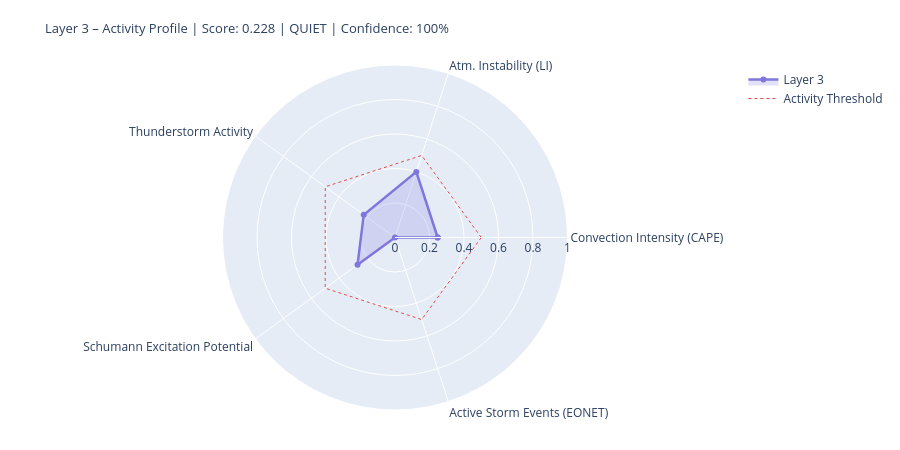

This figure's notebook cell:
### Markdown cell above
---
## 4. State Assessment & Handoff to Layer 4/5

### Code cell
# ============================================================
# LAYER-3-SCORE
# Five dynamic components
# ============================================================

def norm(v, lo, hi):
    if v is None or (isinstance(v, float) and math.isnan(v)): return None
    return round(max(0.0, min(1.0, (v - lo) / (hi - lo))), 4)

# --- 1) Convection intensity (global CAPE mean) ---
cape_mean = df_atm['cape'].dropna().mean() if not df_atm.empty else None
conv_score = norm(cape_mean, 0, 3000)
conv_src   = 'primary' if cape_mean is not None else 'missing'

# --- 2) Atmospheric instability (LI mean) ---
li_mean   = df_atm['li'].dropna().mean() if not df_atm.empty else None
# Negative LI = unstable → higher score
instab_score = norm(-li_mean if li_mean is not None else None, -6, 6)
instab_src   = 'primary' if li_mean is not None else 'missing'

# --- 3) Thunderstorm activity (mean thunder score + WMO count) ---
thunder_mean = df_atm['thunder_score'].mean() if not df_atm.empty else None
n_thunder    = int(df_atm['thunderstorm'].sum()) if not df_atm.empty else 0
thunder_score_val = norm(
    (thunder_mean or 0) * 0.7 + n_thunder * 0.1, 0, 1.0
) if thunder_mean is not None else None
thunder_src = 'primary'

# --- 4) Schumann excitation potential (weighted Schumann contribution) ---
schumann_pot = df_atm['schumann_contribution'].mean() if not df_atm.empty else None
# Boosted by Layer-2 thunderstorm trigger
if schumann_pot is not None and l2_thunder:
    schumann_pot = min(1.0, schumann_pot * 1.2)
schumann_score = norm(schumann_pot, 0, 1.0) if schumann_pot is not None else None
schumann_src   = 'derived'

# --- 5) Storm activity (NASA EONET) ---
# Distinction: None = data not loaded, 0.0 = loaded but no events
storm_score = None
storm_src   = 'missing'
if raw.get('storms') is not None:          # API reached successfully
    storm_score = norm(len(storm_events), 0, 30) if storm_events else 0.0
    storm_src   = 'primary'

# X-Ray and Kp: context only, not in dynamic score
# (X-Ray = Layer-0/4 driver; Kp = geomagnetic index, not a lightning proxy)
xray_context = None
if raw.get('xray'):
    df_xc = pd.DataFrame(raw['xray'])
    fc = next((c for c in df_xc.columns
               if any(k in c.lower() for k in ['flux','long']) and 'time' not in c.lower()),
              df_xc.columns[1])
    df_xc[fc] = pd.to_numeric(df_xc[fc], errors='coerce')
    xray_last = df_xc[fc].dropna().iloc[-1] if not df_xc[fc].dropna().empty else None
    if xray_last:
        xray_class = ('X' if xray_last>=1e-4 else 'M' if xray_last>=1e-5
                      else 'C' if xray_last>=1e-6 else 'B')
        xray_context = {'flux': float(xray_last), 'class': xray_class}
        print(f'X-Ray context: {xray_class}-class ({xray_last:.2e} W/m²)')

# --- Aggregate ---
COMPONENTS = {
    'Convection Intensity (CAPE)':  {'score': conv_score,       'source': conv_src,    'dynamic': True},
    'Atm. Instability (LI)':         {'score': instab_score,     'source': instab_src,  'dynamic': True},
    'Thunderstorm Activity':              {'score': thunder_score_val, 'source': thunder_src, 'dynamic': True},
    'Schumann Excitation Potential':   {'score': schumann_score,   'source': schumann_src,'dynamic': True},
    'Active Storm Events (EONET)': {'score': storm_score,      'source': storm_src,   'dynamic': True},
}

available   = {k: v['score'] for k, v in COMPONENTS.items() if v['score'] is not None}
unavailable = [k for k, v in COMPONENTS.items() if v['score'] is None]
layer3_score = round(sum(available.values()) / len(available), 4) if available else None
confidence   = round(len(available) / len(COMPONENTS), 2)
level = ('unknown' if layer3_score is None
         else 'quiet'   if layer3_score < 0.3
         else 'moderate' if layer3_score < 0.6
         else 'active')
dominant_l3 = max(available, key=available.get) if available else 'none'

# --- Ausgabe ---
W = 68
print('=' * W)
print('LAYER 3 – ATMOSPHERE / WEATHER / THUNDERSTORMS – STATE ASSESSMENT')
print('=' * W)
for name, comp in COMPONENTS.items():
    s = comp['score']
    if s is not None:
        bar = '█' * int(s * 20) + '░' * (20 - int(s * 20))
        print(f'  {name:<36} {bar}  {s:.3f}  [{comp["source"]}]')
    else:
        print(f'  {name:<36} {"─" * 20}  n/a   [missing]')
print('-' * W)
print(f'  Score:        {layer3_score:.3f}  ({len(available)}/{len(COMPONENTS)} components)')
print(f'  Confidence:   {confidence:.0%}')
print(f'  Level:        {level.upper()}')
print(f'  Dominant:     {dominant_l3}')
print(f'  CAPE mean:    {cape_mean:.0f} J/kg' if cape_mean else '  CAPE mean:    n/a')
print(f'  LI mean:      {li_mean:.1f} K' if li_mean is not None else '  LI mean:      n/a')
print(f'  Thunderstorms:{n_thunder} points (WMO)  +  {len(storm_events)} NASA EONET')
print('=' * W)

# Radar
cats   = list(available.keys())
vals_r = list(available.values())
if len(cats) >= 3:
    fig = go.Figure()
    fig.add_trace(go.Scatterpolar(
        r=vals_r + [vals_r[0]], theta=cats + [cats[0]],
        fill='toself', fillcolor='rgba(127,119,221,0.22)',
        line=dict(color='#7F77DD', width=2.5), name='Layer 3'
    ))
    fig.add_trace(go.Scatterpolar(
        r=[0.5] * (len(cats)+1), theta=cats + [cats[0]],
        line=dict(color='#E24B4A', dash='dot', width=1),
        mode='lines', name='Activity Threshold'
    ))
    fig.update_layout(
        title=dict(
            text=f'Layer 3 – Activity Profile | Score: {layer3_score:.3f} | {level.upper()} | Confidence: {confidence:.0%}',
            font=dict(size=13)
        ),
        polar=dict(radialaxis=dict(visible=True, range=[0, 1])),
        height=450, showlegend=True,
        margin=dict(l=60, r=60, t=65, b=40)
    )
    fig.show()

### Figure 1 — Plotly figure (JSON) as saved in the notebook; plotly's stock layout.template omitted (floating-point values rounded to 4 significant figures)
{"data": [{"fill": "toself", "fillcolor": "rgba(127,119,221,0.22)", "line": {"color": "#7F77DD", "width": 2.5}, "name": "Layer 3", "r": [0.2473, 0.4, 0.224, 0.2684, 0.0, 0.2473], "theta": ["Convection Intensity (CAPE)", "Atm. Instability (LI)", "Thunderstorm Activity", "Schumann Excitation Potential", "Active Storm Events (EONET)", "Convection Intensity (CAPE)"], "type": "scatterpolar"}, {"line": {"color": "#E24B4A", "dash": "dot", "width": 1}, "mode": "lines", "name": "Activity Threshold", "r": [0.5, 0.5, 0.5, 0.5, 0.5, 0.5], "theta": ["Convection Intensity (CAPE)", "Atm. Instability (LI)", "Thunderstorm Activity", "Schumann Excitation Potential", "Active Storm Events (EONET)", "Convection Intensity (CAPE)"], "type": "scatterpolar"}], "layout": {"height": 450, "margin": {"b": 40, "l": 60, "r": 60, "t": 65}, "polar": {"radialaxis": {"range": [0, 1], "visible": true}}, "showlegend": true, "title": {"font": {"size": 13}, "text": "Layer 3 – Activity Profile | Score: 0.228 | QUIET | Confidence: 100%"}}}
